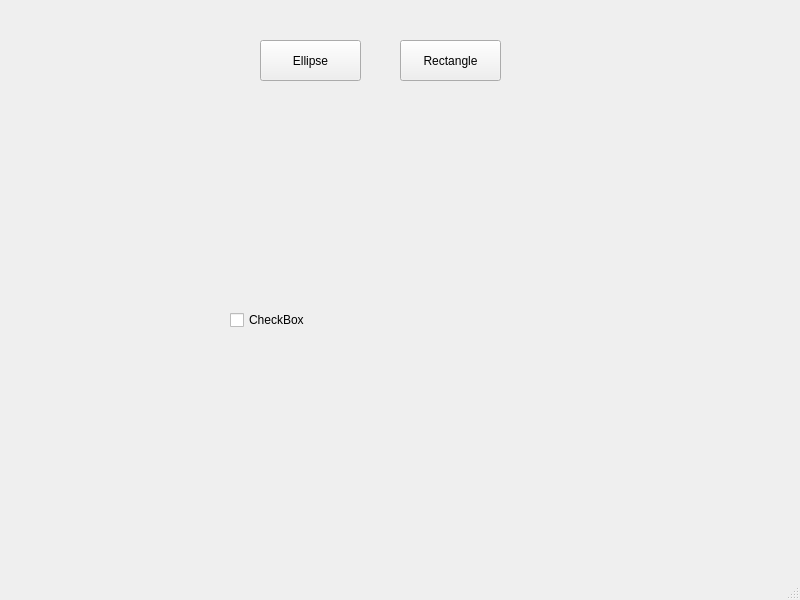
<?xml version="1.0" encoding="UTF-8"?>
<ui version="4.0">
 <class>MainWindow</class>
 <widget class="QMainWindow" name="MainWindow">
  <property name="geometry">
   <rect>
    <x>0</x>
    <y>0</y>
    <width>800</width>
    <height>600</height>
   </rect>
  </property>
  <property name="windowTitle">
   <string>MainWindow</string>
  </property>
  <widget class="QWidget" name="centralwidget">
   <widget class="QPushButton" name="EllipseButton">
    <property name="geometry">
     <rect>
      <x>260</x>
      <y>40</y>
      <width>101</width>
      <height>41</height>
     </rect>
    </property>
    <property name="text">
     <string>Ellipse</string>
    </property>
   </widget>
   <widget class="QPushButton" name="RectangleButton">
    <property name="geometry">
     <rect>
      <x>400</x>
      <y>40</y>
      <width>101</width>
      <height>41</height>
     </rect>
    </property>
    <property name="font">
     <font>
      <kerning>true</kerning>
     </font>
    </property>
    <property name="styleSheet">
     <string notr="true"/>
    </property>
    <property name="text">
     <string>Rectangle</string>
    </property>
   </widget>
   <widget class="QCheckBox" name="checkBox">
    <property name="geometry">
     <rect>
      <x>230</x>
      <y>310</y>
      <width>76</width>
      <height>20</height>
     </rect>
    </property>
    <property name="text">
     <string>CheckBox</string>
    </property>
   </widget>
  </widget>
  <widget class="QMenuBar" name="menubar">
   <property name="geometry">
    <rect>
     <x>0</x>
     <y>0</y>
     <width>800</width>
     <height>22</height>
    </rect>
   </property>
  </widget>
  <widget class="QStatusBar" name="statusbar"/>
 </widget>
 <resources/>
 <connections/>
</ui>
